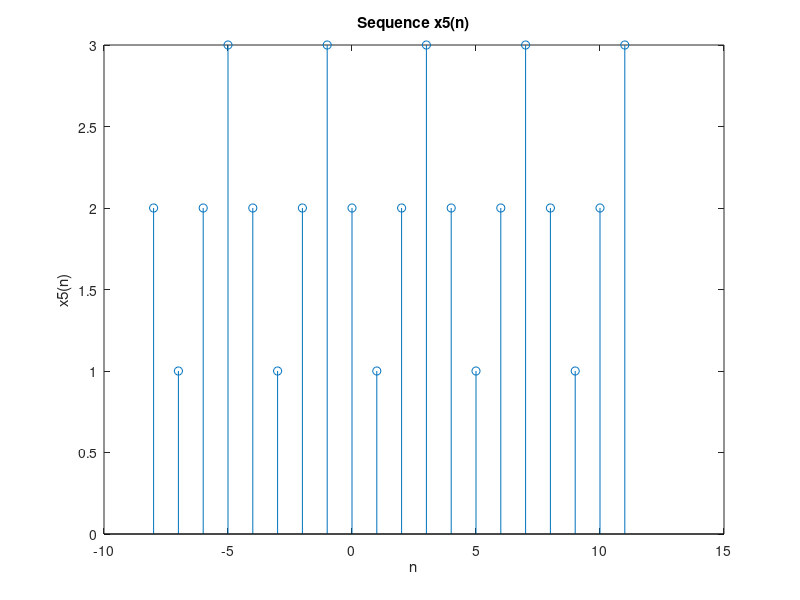

The MATLAB script that drew this image:
clc;
clear;
close all;

n5 = [-8:11]; 
x5 = [2,1,2,3];
x5 = x5'*ones(1,5); 
x5 = (x5(:))';
stem(n5,x5);
xlabel('n'); 
ylabel('x5(n)'); 
title('Sequence x5(n)');